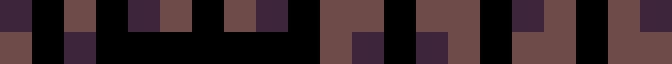

A 2D game scene composited from a Tiled map and its tileset images. What follows is a short description and the map's XML, with every tile layer's data as written:
An orthogonal 21x2 tile map with 32x32 px tiles, 3 tile layers (regions, input_types, output_types).

<map version="1.2" tiledversion="2019.03.13" orientation="orthogonal" renderorder="right-down" width="21" height="2" tilewidth="32" tileheight="32" infinite="0" nextlayerid="50" nextobjectid="1">
 <tileset firstgid="1" source="../tileset.tsx" />
 <layer id="47" name="regions" width="21" height="2">
  <data encoding="csv">
80,0,79,0,80,79,0,79,80,0,79,79,0,79,79,0,80,79,0,79,80,
79,0,80,0,0,0,0,0,0,0,79,80,0,80,79,0,79,79,0,79,79
</data>
 </layer>
 <layer id="48" name="input_types" width="21" height="2">
  <data encoding="csv">
80,0,79,0,80,79,0,79,80,0,79,79,0,79,79,0,80,79,0,79,80,
79,0,80,0,0,0,0,0,0,0,79,80,0,80,79,0,79,79,0,79,79
</data>
 </layer>
 <layer id="49" name="output_types" width="21" height="2">
  <data encoding="csv">
0,0,70,0,0,70,0,70,0,0,70,70,0,70,70,0,0,70,0,70,0,
70,0,0,0,0,0,0,0,0,0,70,0,0,0,70,0,70,70,0,70,70
</data>
 </layer>
</map>
